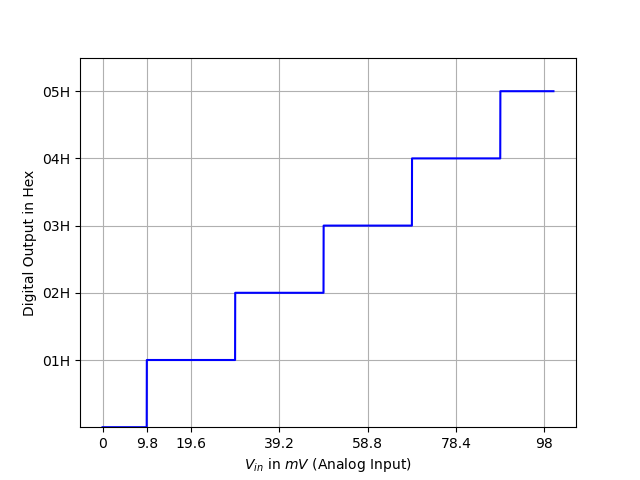

Source code (Python):
import matplotlib.pyplot as plt
import numpy as np

# Read data from the file
data = np.loadtxt('assign3.dat')

# Extract x and y values
x_values = data[:, 0]
y_values = data[:, 1]

# Plot the graph
plt.plot(x_values, y_values, color='blue')
plt.ylim(0, 5.5)
plt.xlabel('$V_{in}$ in $mV$ (Analog Input)')
plt.ylabel('Digital Output in Hex')

x_ticks = [0, 9.8, 19.6, 39.2, 58.8, 78.4, 98]
plt.xticks(x_ticks, x_ticks)

y_ticks = [1, 2, 3, 4, 5]
y_tick_labels = list(map(lambda y: '{:02d}H'.format(int(y)), y_ticks))
plt.yticks(y_ticks, y_tick_labels)

plt.grid(True)
plt.savefig('assign3.png')
plt.show()
